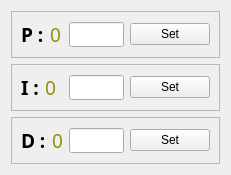
            <widget class="QWidget" name="tabWidgetPage3">
             <attribute name="title">
              <string>PID</string>
             </attribute>
             <layout class="QVBoxLayout" name="verticalLayout_8">
              <item>
               <widget class="QFrame" name="P_PID_frame">
                <property name="frameShape">
                 <enum>QFrame::StyledPanel</enum>
                </property>
                <property name="frameShadow">
                 <enum>QFrame::Raised</enum>
                </property>
                <layout class="QHBoxLayout" name="horizontalLayout_24">
                 <item>
                  <widget class="QLabel" name="P_value_label">
                   <property name="font">
                    <font>
                     <family>Rockwell</family>
                     <pointsize>14</pointsize>
                     <weight>75</weight>
                     <bold>true</bold>
                    </font>
                   </property>
                   <property name="text">
                    <string>P :</string>
                   </property>
                  </widget>
                 </item>
                 <item>
                  <widget class="QLabel" name="P_value">
                   <property name="minimumSize">
                    <size>
                     <width>0</width>
                     <height>20</height>
                    </size>
                   </property>
                   <property name="palette">
                    <palette>
                     <active>
                      <colorrole role="WindowText">
                       <brush brushstyle="SolidPattern">
                        <color alpha="255">
                         <red>144</red>
                         <green>144</green>
                         <blue>0</blue>
                        </color>
                       </brush>
                      </colorrole>
                     </active>
                     <inactive>
                      <colorrole role="WindowText">
                       <brush brushstyle="SolidPattern">
                        <color alpha="255">
                         <red>144</red>
                         <green>144</green>
                         <blue>0</blue>
                        </color>
                       </brush>
                      </colorrole>
                     </inactive>
                     <disabled>
                      <colorrole role="WindowText">
                       <brush brushstyle="SolidPattern">
                        <color alpha="255">
                         <red>120</red>
                         <green>120</green>
                         <blue>120</blue>
                        </color>
                       </brush>
                      </colorrole>
                     </disabled>
                    </palette>
                   </property>
                   <property name="font">
                    <font>
                     <family>Rockwell</family>
                     <pointsize>14</pointsize>
                    </font>
                   </property>
                   <property name="text">
                    <string>0</string>
                   </property>
                  </widget>
                 </item>
                 <item>
                  <widget class="QLineEdit" name="new_P_value">
                   <property name="minimumSize">
                    <size>
                     <width>0</width>
                     <height>0</height>
                    </size>
                   </property>
                   <property name="maximumSize">
                    <size>
                     <width>55</width>
                     <height>25</height>
                    </size>
                   </property>
                  </widget>
                 </item>
                 <item>
                  <widget class="QPushButton" name="Set_P_value_button">
                   <property name="text">
                    <string>Set</string>
                   </property>
                  </widget>
                 </item>
                </layout>
               </widget>
              </item>
              <item>
               <widget class="QFrame" name="I_PID_frame">
                <property name="frameShape">
                 <enum>QFrame::StyledPanel</enum>
                </property>
                <property name="frameShadow">
                 <enum>QFrame::Raised</enum>
                </property>
                <layout class="QHBoxLayout" name="horizontalLayout_25">
                 <item>
                  <widget class="QLabel" name="I_value_label">
                   <property name="font">
                    <font>
                     <family>Rockwell</family>
                     <pointsize>14</pointsize>
                     <weight>75</weight>
                     <bold>true</bold>
                    </font>
                   </property>
                   <property name="text">
                    <string>I :</string>
                   </property>
                  </widget>
                 </item>
                 <item>
                  <widget class="QLabel" name="I_value">
                   <property name="minimumSize">
                    <size>
                     <width>0</width>
                     <height>20</height>
                    </size>
                   </property>
                   <property name="palette">
                    <palette>
                     <active>
                      <colorrole role="WindowText">
                       <brush brushstyle="SolidPattern">
                        <color alpha="255">
                         <red>144</red>
                         <green>144</green>
                         <blue>0</blue>
                        </color>
                       </brush>
                      </colorrole>
                     </active>
                     <inactive>
                      <colorrole role="WindowText">
                       <brush brushstyle="SolidPattern">
                        <color alpha="255">
                         <red>144</red>
                         <green>144</green>
                         <blue>0</blue>
                        </color>
                       </brush>
                      </colorrole>
                     </inactive>
                     <disabled>
                      <colorrole role="WindowText">
                       <brush brushstyle="SolidPattern">
                        <color alpha="255">
                         <red>120</red>
                         <green>120</green>
                         <blue>120</blue>
                        </color>
                       </brush>
                      </colorrole>
                     </disabled>
                    </palette>
                   </property>
                   <property name="font">
                    <font>
                     <family>Rockwell</family>
                     <pointsize>14</pointsize>
                    </font>
                   </property>
                   <property name="text">
                    <string>0</string>
                   </property>
                  </widget>
                 </item>
                 <item>
                  <widget class="QLineEdit" name="new_I_value">
                   <property name="minimumSize">
                    <size>
                     <width>0</width>
                     <height>0</height>
                    </size>
                   </property>
                   <property name="maximumSize">
                    <size>
                     <width>55</width>
                     <height>25</height>
                    </size>
                   </property>
                  </widget>
                 </item>
                 <item>
                  <widget class="QPushButton" name="Set_I_value_button">
                   <property name="text">
                    <string>Set</string>
                   </property>
                  </widget>
                 </item>
                </layout>
               </widget>
              </item>
              <item>
               <widget class="QFrame" name="D_PID_frame">
                <property name="frameShape">
                 <enum>QFrame::StyledPanel</enum>
                </property>
                <property name="frameShadow">
                 <enum>QFrame::Raised</enum>
                </property>
                <layout class="QHBoxLayout" name="horizontalLayout_28">
                 <item>
                  <widget class="QLabel" name="D_value_label">
                   <property name="font">
                    <font>
                     <family>Rockwell</family>
                     <pointsize>14</pointsize>
                     <weight>75</weight>
                     <bold>true</bold>
                    </font>
                   </property>
                   <property name="text">
                    <string>D :</string>
                   </property>
                  </widget>
                 </item>
                 <item>
                  <widget class="QLabel" name="D_value">
                   <property name="minimumSize">
                    <size>
                     <width>0</width>
                     <height>20</height>
                    </size>
                   </property>
                   <property name="palette">
                    <palette>
                     <active>
                      <colorrole role="WindowText">
                       <brush brushstyle="SolidPattern">
                        <color alpha="255">
                         <red>144</red>
                         <green>144</green>
                         <blue>0</blue>
                        </color>
                       </brush>
                      </colorrole>
                     </active>
                     <inactive>
                      <colorrole role="WindowText">
                       <brush brushstyle="SolidPattern">
                        <color alpha="255">
                         <red>144</red>
                         <green>144</green>
                         <blue>0</blue>
                        </color>
                       </brush>
                      </colorrole>
                     </inactive>
                     <disabled>
                      <colorrole role="WindowText">
                       <brush brushstyle="SolidPattern">
                        <color alpha="255">
                         <red>120</red>
                         <green>120</green>
                         <blue>120</blue>
                        </color>
                       </brush>
                      </colorrole>
                     </disabled>
                    </palette>
                   </property>
                   <property name="font">
                    <font>
                     <family>Rockwell</family>
                     <pointsize>14</pointsize>
                    </font>
                   </property>
                   <property name="text">
                    <string>0</string>
                   </property>
                  </widget>
                 </item>
                 <item>
                  <widget class="QLineEdit" name="new_D_value">
                   <property name="minimumSize">
                    <size>
                     <width>0</width>
                     <height>0</height>
                    </size>
                   </property>
                   <property name="maximumSize">
                    <size>
                     <width>55</width>
                     <height>25</height>
                    </size>
                   </property>
                  </widget>
                 </item>
                 <item>
                  <widget class="QPushButton" name="Set_D_value_button">
                   <property name="text">
                    <string>Set</string>
                   </property>
                  </widget>
                 </item>
                </layout>
               </widget>
              </item>
             </layout>
            </widget>
